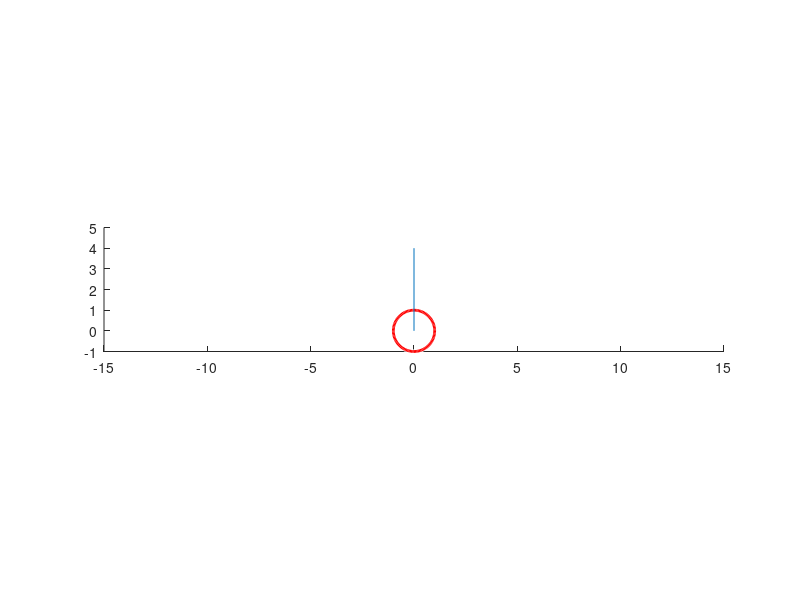

Source code (MATLAB): (Note: this script raises an error after producing the figure.)
a = 2 ; b = 5;
p1 = [0, 0];
axis(gca,'equal');
axis([-15 15 -1 5]);
x = 0;
y = 4;
center_x = 0;
for i=1:100
    cir = viscircles([center_x,0],1);
	lin = line([center_x, x+center_x],[0, y]);
    x = 4*sin(simulink_phi(i,2));
	y = 4*cos(simulink_phi(i,2));
	center_x = simulink_theta(i,2);
    pause(0.1);
    delete(cir);
    delete(lin);
end
